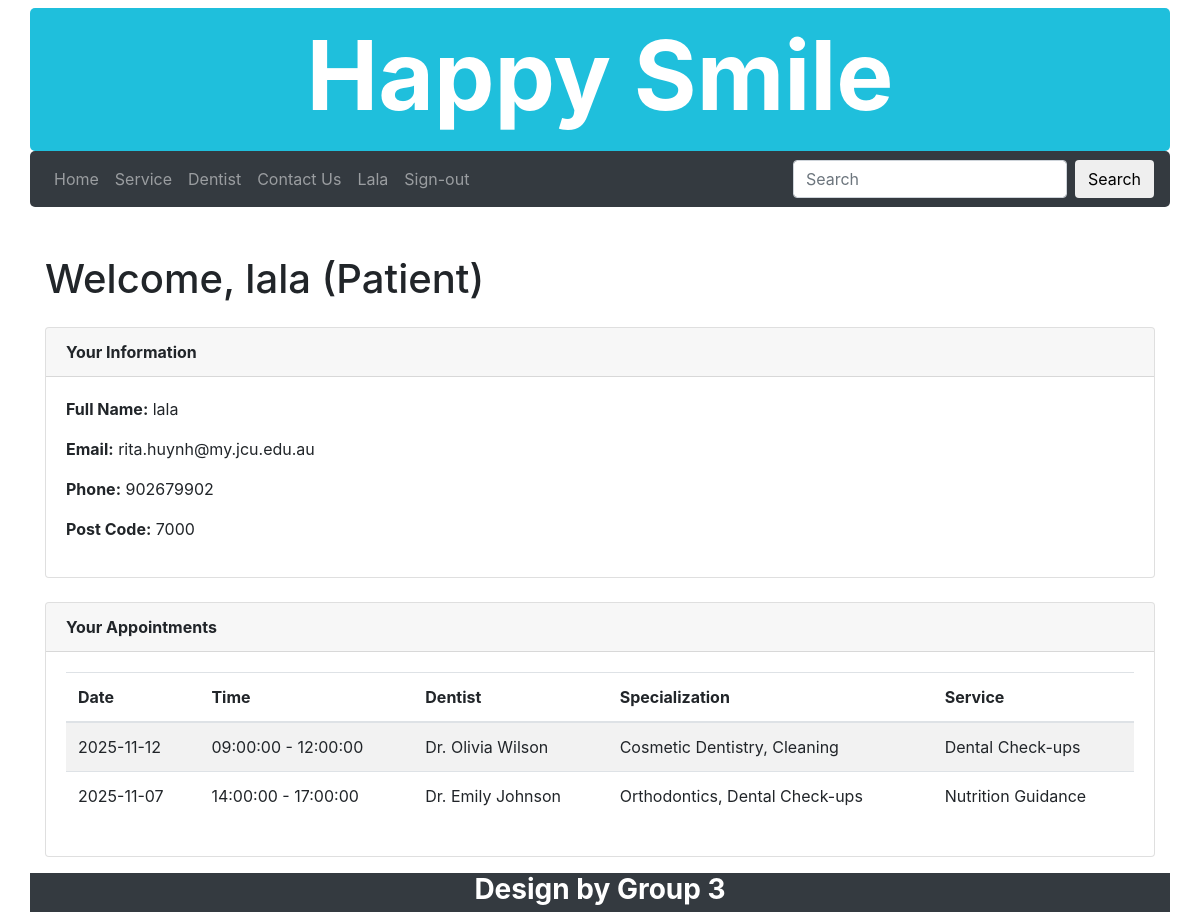
/member_only.php (signed in), run on the app's committed database.
### tables this page shows
CREATE TABLE `users` (
  `UserID` int(11) NOT NULL,
  `FullName` varchar(50) NOT NULL,
  `Phone` int(12) NOT NULL,
  `Email` varchar(40) NOT NULL,
  `Password` varchar(256) NOT NULL,
  `Postcode` varchar(4) NOT NULL,
  `Role` enum('Patient','Dentist') NOT NULL DEFAULT 'Patient'
);

CREATE TABLE `Appointment` (
  `AppointmentID` int(11) NOT NULL,
  `PatientID` int(11) NOT NULL,
  `DentistID` int(11) NOT NULL,
  `ServiceID` int(11) NOT NULL,
  `AvailabilityID` int(11) NOT NULL,
  `AppointmentDateTime` datetime NOT NULL,
  `Status` enum('Booked','Completed','Cancelled') DEFAULT 'Booked'
);

CREATE TABLE `Dentist_Availability` (
  `AvailabilityID` int(11) NOT NULL,
  `DentistID` int(11) NOT NULL,
  `AvailableDate` date NOT NULL,
  `StartTime` time NOT NULL,
  `EndTime` time NOT NULL,
  `Status` enum('Available','Not Available') DEFAULT 'Available'
);

CREATE TABLE `Dentist` (
  `DentistID` int(11) NOT NULL,
  `FullName` varchar(100) NOT NULL,
  `Specialization` varchar(100) DEFAULT NULL,
  `Phone` varchar(20) DEFAULT NULL,
  `Email` varchar(100) DEFAULT NULL,
  `Detail` text DEFAULT NULL,
  `Image` varchar(255) DEFAULT 'default-doctor.jpg',
  `UserID` int(11) DEFAULT NULL
);

CREATE TABLE `Service` (
  `ServiceID` int(11) NOT NULL,
  `ServiceName` varchar(100) NOT NULL,
  `Description` text DEFAULT NULL,
  `Price` decimal(10,2) DEFAULT NULL,
  `image` varchar(256) NOT NULL
);

### member_only.php (the view, shortened to what this page needs)
<?php
$conn = db_connect();
$userEmail = $_SESSION['valid_user'];
$stmt = $conn->prepare("SELECT UserID, FullName, Email, Phone, PostCode, Role FROM users WHERE Email=?");
$stmt->bind_param("s", $userEmail);
$stmt->execute();
$result = $stmt->get_result();
$user = $result->fetch_assoc();
$role   = $user['Role'];
$userID = $user['UserID'];
$appointments = [];
if ($role === 'Patient') {
    $stmt = $conn->prepare("SELECT PatientID FROM Patient WHERE UserID=?");
    $stmt->bind_param("i", $userID);
    $stmt->execute();
    $patientResult = $stmt->get_result();
    if ($patientResult->num_rows > 0) {
        $patientID = $patientResult->fetch_assoc()['PatientID'];
        $stmt = $conn->prepare("
            SELECT a.AppointmentID, da.AvailableDate, da.StartTime, da.EndTime,
                   d.FullName AS DentistName, d.Specialization, s.ServiceName
            FROM Appointment a
            INNER JOIN Dentist d ON a.DentistID = d.DentistID
            INNER JOIN Service s ON a.ServiceID = s.ServiceID
            INNER JOIN Dentist_Availability da ON a.AvailabilityID = da.AvailabilityID
            WHERE a.PatientID = ?
            ORDER BY da.AvailableDate DESC, da.StartTime DESC
        ");
        $stmt->bind_param("i", $patientID);
        $stmt->execute();
        $appointments = $stmt->get_result();
    } else {
        $patientID = null;
        $appointments = [];
    }
}
?>
<!DOCTYPE html>
<html lang="en">
<head>
<link rel="stylesheet" href="https://maxcdn.bootstrapcdn.com/bootstrap/4.1.3/css/bootstrap.min.css">
</head>
<body>
<?php include("include/banner.inc"); ?>
<?php include("include/nav.inc"); ?>
<div class="container mt-5">
    <h1 class="mb-4">Welcome, <?= htmlspecialchars($user['FullName']) ?> (<?= $role ?>)</h1>
    <div class="card mb-4">
        <div class="card-header"><strong>Your Information</strong></div>
        <div class="card-body">
            <p><strong>Full Name:</strong> <?= htmlspecialchars($user['FullName']) ?></p>
            <p><strong>Email:</strong> <?= htmlspecialchars($user['Email']) ?></p>
            <p><strong>Phone:</strong> <?= htmlspecialchars($user['Phone']) ?></p>
            <p><strong>Post Code:</strong> <?= htmlspecialchars($user['PostCode']) ?></p>
        </div>
    </div>
    <div class="card">
        <div class="card-header"><strong>Your Appointments</strong></div>
        <div class="card-body">
            <?php if ($appointments && $appointments->num_rows > 0): ?>
                <table class="table table-striped">
                    <thead>
                        <tr>
                            <th>Date</th>
                            <th>Time</th>
                            <?php if ($role === 'Patient'): ?>
                                <th>Dentist</th>
                                <th>Specialization</th>
                            <?php else: ?>
                                <th>Patient</th>
                            <?php endif; ?>
                            <th>Service</th>
                        </tr>
                    </thead>
                    <tbody>
                        <?php while ($row = $appointments->fetch_assoc()): ?>
                        <tr>
                            <td><?= htmlspecialchars($row['AvailableDate']) ?></td>
                            <td><?= htmlspecialchars($row['StartTime']) ?> - <?= htmlspecialchars($row['EndTime']) ?></td>
                            <?php if ($role === 'Patient'): ?>
                                <td><?= htmlspecialchars($row['DentistName']) ?></td>
                                <td><?= htmlspecialchars($row['Specialization']) ?></td>
                            <?php else: ?>
                                <td><?= htmlspecialchars($row['PatientName']) ?></td>
                            <?php endif; ?>
                            <td><?= htmlspecialchars($row['ServiceName']) ?></td>
                        </tr>
                        <?php endwhile; ?>
                    </tbody>
                </table>
            <?php endif; ?>
        </div>
    </div>
</div>
<?php include("include/footer.inc"); ?>
</body>
</html>

### data on the page
users: FullName "lala", Role "Patient", Email "rita.huynh@my.jcu.edu.au", Phone "902679902", Postcode "7000"
appointment: AvailabilityID.AvailableDate "2025-11-12", AvailabilityID.StartTime "09:00:00", AvailabilityID.EndTime "12:00:00", DentistID.FullName "Dr. Olivia Wilson", DentistID.Specialization "Cosmetic Dentistry, Cleaning", ServiceID.ServiceName "Dental Check-ups"
appointment: AvailabilityID.AvailableDate "2025-11-07", AvailabilityID.StartTime "14:00:00", AvailabilityID.EndTime "17:00:00", DentistID.FullName "Dr. Emily Johnson", DentistID.Specialization "Orthodontics, Dental Check-ups", ServiceID.ServiceName "Nutrition Guidance"

### other printed values
$_SESSION['name'] "Lala"
